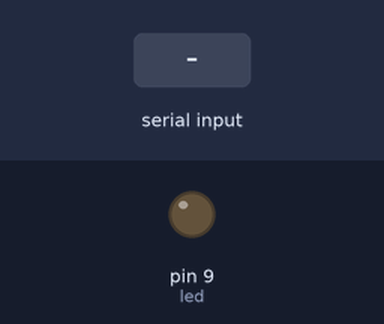
A sketch run on a simulated Arduino Uno, built with avr-gcc and run on an emulated ATmega328P. Shown: output pins drawn as LEDs (lit = HIGH). The test bench sets the inputs (shaded band).

Above: at 1.2 s.
1.3 s: "90,45\n" received over Serial
At 2.1 s:
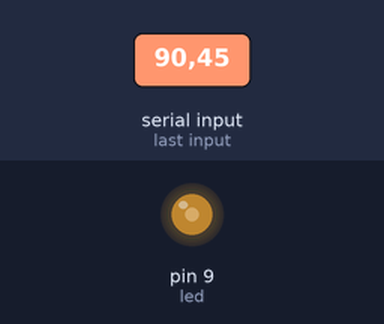
3.8 s: "5\n" received over Serial
At 4.1 s:
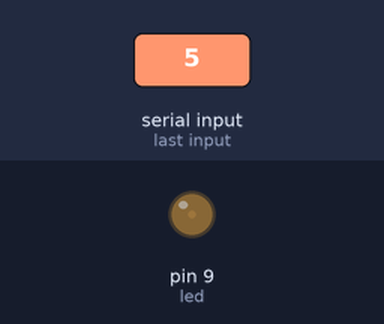
Timing chart, 0 to 6.8 s (numbered marks = the images above; inputs shaded):
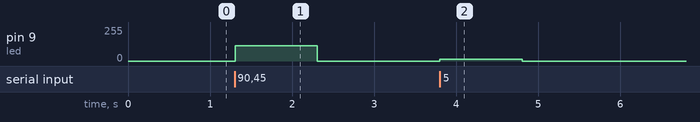

The sketch:

tamrin3_3.ino
```cpp
int led = 9;

void setup() {
  Serial.begin(9600);
  pinMode(led, OUTPUT);
}

void loop() {
  if (Serial.available()) {
    int val = Serial.parseInt();
    if (val >= 0 && val <= 100) {
      analogWrite(led, map(val, 0, 100, 0, 255));
    }
  }
}
```

Measured:
- after the input at 1.3 s, pin 9 (led): 0/255 → 114/255 at once, → 0/255 1.0 s later
- after the input at 3.8 s, pin 9 (led): 0/255 → 12/255 at once, → 0/255 1.0 s later
